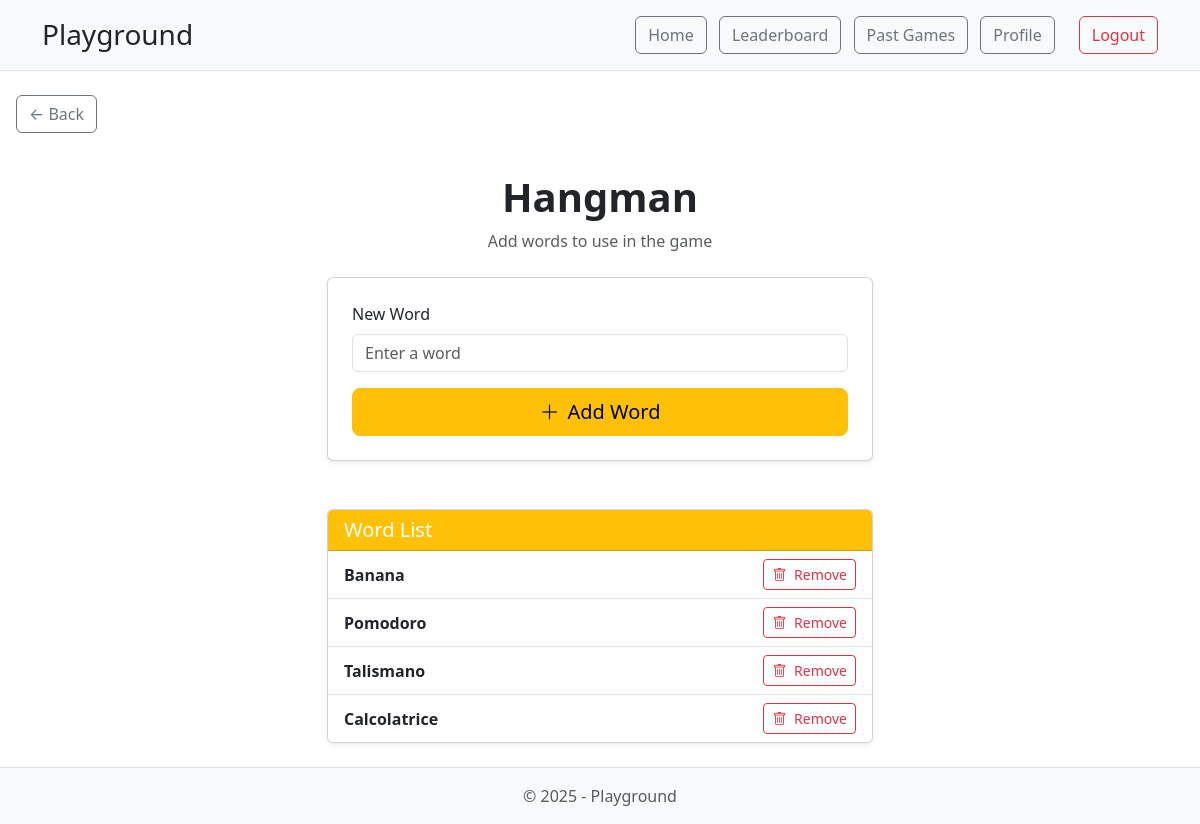
/hangman/words/ (signed in), run on an earlier commit of the app's database.
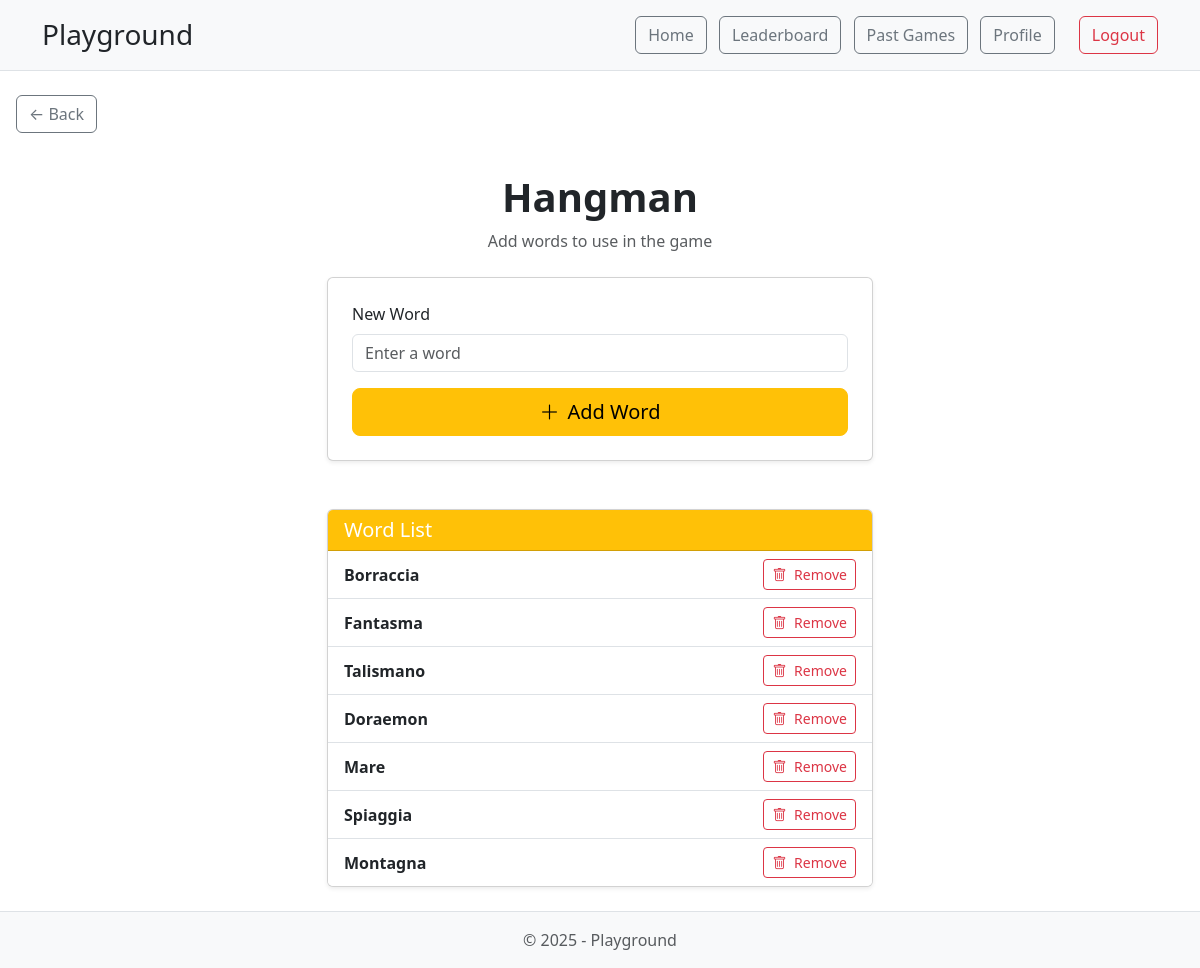
And on a later commit of the database.
### hangman/models.py (models this page shows, shortened)
class HangmanWord(models.Model):
    text = models.CharField(max_length=50, unique=True)

### hangman/views.py (the view)
# urls.py: path('words/', views.add_word, name='add_word'),
@login_required
def add_word(request):
    words = HangmanWord.objects.all()
    if request.method == 'POST':
        form = AddWordForm(request.POST)
        if form.is_valid():
            word = form.save(commit=False)
            word.save()
            return redirect('/hangman/words/')
    else:
        form = AddWordForm()
    template = loader.get_template('words.html')
    context = {
        'form': form,
        'words': words
    }
    return HttpResponse(template.render(context, request))

### hangman/forms.py
class AddWordForm(forms.ModelForm):
    text = forms.CharField(required=True)
    class Meta:
        model = HangmanWord
        fields = ['text']

### hangman/templates/words.html (shortened to what this page needs)
{% extends 'base.html' %}
{% block header %}
    {{ block.super }}
{% endblock %}
{% block content %}
<div class="d-flex justify-content-start mb-3 ms-3">
    <a href="/hangman/" class="btn btn-outline-secondary">&larr; Back</a>
</div>
<div class="container py-4">
    <div class="text-center mb-4">
        <h1 class="fw-bold">Hangman</h1>
        <p class="text-muted">Add words to use in the game</p>
    </div>
    <div class="row justify-content-center">
        <div class="col-md-6">
            <form method="post" class="card shadow-sm p-4">
                <div class="mb-3">
                    <label for="id_text" class="form-label">New Word</label>
                    <input type="text" name="text" class="form-control" id="id_text" placeholder="Enter a word" required>
                </div>
                <div class="d-grid">
                    <button type="submit" class="btn btn-warning btn-lg">
                        <i class="bi bi-plus-lg me-2"></i>Add Word
                    </button>
                </div>
            </form>
        </div>
    </div>
    {% if words %}
    <div class="row justify-content-center mt-5">
        <div class="col-md-6">
            <div class="card shadow-sm">
                <div class="card-header bg-warning text-white">
                    <h5 class="mb-0">Word List</h5>
                </div>
                <ul class="list-group list-group-flush">
                    {% for word in words %}
                    <li class="list-group-item d-flex justify-content-between align-items-center">
                        <span class="fw-semibold text-capitalize">{{ word.text }}</span>
                        <a href="/hangman/delete/{{ word.id }}/" class="btn btn-sm btn-outline-danger" title="Remove">
                            <i class="bi bi-trash me-1"></i> Remove
                        </a>
                    </li>
                    {% endfor %}
                </ul>
            </div>
        </div>
    </div>
    {% else %}
    <div class="alert alert-info text-center mt-5 col-md-6 mx-auto">No words added yet.</div>
    {% endif %}
</div>
{% endblock %}
{% block footer %}
    {{ block.super }}
{% endblock %}

### play/templates/base.html (shortened to what this page needs)
<!DOCTYPE html>
<html lang="it">
<head>
    <link href="https://cdn.jsdelivr.net/npm/bootstrap@5.3.3/dist/css/bootstrap.min.css" rel="stylesheet">
    <link rel="stylesheet" href="https://cdn.jsdelivr.net/npm/bootstrap-icons@1.10.5/font/bootstrap-icons.css">
</head>
<body class="d-flex flex-column min-vh-100">
    {% block header %}
    <header class="bg-light py-3 mb-4 border-bottom">
        <div class="container d-flex justify-content-between align-items-center">
            <a href="/" class="text-decoration-none text-dark">
                <h1 class="h3 m-0 mb-0">Playground</h1>
            </a>
            {% if user.is_authenticated %}
            <div class="d-flex align-items-center">
                <nav class="me-3">
                    <a href="/" class="btn btn-outline-secondary me-2">Home</a>
                    <a href="/play/leaderboard/" class="btn btn-outline-secondary me-2">Leaderboard</a>
                    <a href="/play/past-games/" class="btn btn-outline-secondary me-2">Past Games</a>
                    <a href="/play/profile/" class="btn btn-outline-secondary me-2">Profile</a>
                </nav>
                <a href="/logout/" class="btn btn-outline-danger">Logout</a>
            </div>
            {% else %}
            <div>
                <a href="/login/" class="btn btn-outline-primary me-2">Login</a>
                <a href="/registration/" class="btn btn-primary">Register</a>
            </div>
            {% endif %}
        </div>
    </header>
    {% endblock %}
    {% block content %}
    {% endblock %}
    {% block footer %}
    <footer class="bg-light text-center mt-auto py-3 border-top">
        <div class="container">
            <span class="text-muted">&copy; 2025 - Playground</span>
        </div>
    </footer>
    {% endblock %}
</body>
</html>

What changed in the data, as far as the page shows it:
removed HangmanWord: text "Banana"
removed HangmanWord: text "Pomodoro"
removed HangmanWord: text "Calcolatrice"
added HangmanWord: text "Borraccia"
added HangmanWord: text "Fantasma"
added HangmanWord: text "Doraemon"
added HangmanWord: text "Mare"
added HangmanWord: text "Spiaggia"
added HangmanWord: text "Montagna"
